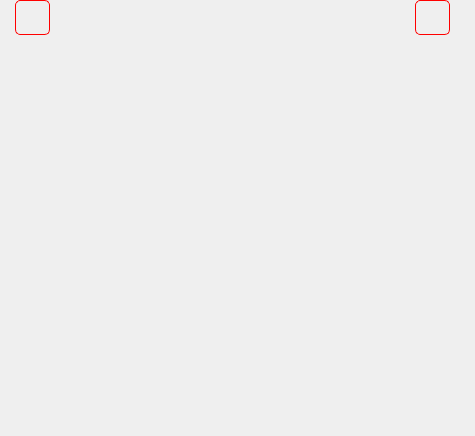
<?xml version="1.0" encoding="UTF-8"?>
<ui version="4.0">
 <class>Bubble</class>
 <widget class="QWidget" name="Bubble">
  <property name="geometry">
   <rect>
    <x>0</x>
    <y>0</y>
    <width>475</width>
    <height>436</height>
   </rect>
  </property>
  <property name="minimumSize">
   <size>
    <width>0</width>
    <height>0</height>
   </size>
  </property>
  <property name="maximumSize">
   <size>
    <width>475</width>
    <height>16777215</height>
   </size>
  </property>
  <property name="windowTitle">
   <string>Form</string>
  </property>
  <layout class="QHBoxLayout" name="horizontalLayout_2">
   <property name="spacing">
    <number>0</number>
   </property>
   <property name="leftMargin">
    <number>15</number>
   </property>
   <property name="topMargin">
    <number>0</number>
   </property>
   <property name="rightMargin">
    <number>15</number>
   </property>
   <property name="bottomMargin">
    <number>0</number>
   </property>
   <item>
    <widget class="QWidget" name="youSendIcon" native="true">
     <property name="minimumSize">
      <size>
       <width>35</width>
       <height>0</height>
      </size>
     </property>
     <property name="maximumSize">
      <size>
       <width>35</width>
       <height>16777215</height>
      </size>
     </property>
     <layout class="QVBoxLayout" name="verticalLayout_4">
      <property name="spacing">
       <number>0</number>
      </property>
      <property name="leftMargin">
       <number>0</number>
      </property>
      <property name="topMargin">
       <number>0</number>
      </property>
      <property name="rightMargin">
       <number>0</number>
      </property>
      <property name="bottomMargin">
       <number>0</number>
      </property>
      <item>
       <widget class="QLabel" name="youHeadIcon">
        <property name="minimumSize">
         <size>
          <width>35</width>
          <height>35</height>
         </size>
        </property>
        <property name="maximumSize">
         <size>
          <width>35</width>
          <height>35</height>
         </size>
        </property>
        <property name="styleSheet">
         <string notr="true">border-radius: 5px;
border: 1px solid red;</string>
        </property>
        <property name="text">
         <string/>
        </property>
       </widget>
      </item>
      <item>
       <spacer name="verticalSpacer_4">
        <property name="orientation">
         <enum>Qt::Vertical</enum>
        </property>
        <property name="sizeHint" stdset="0">
         <size>
          <width>20</width>
          <height>398</height>
         </size>
        </property>
       </spacer>
      </item>
     </layout>
    </widget>
   </item>
   <item>
    <widget class="QWidget" name="youSend" native="true">
     <property name="minimumSize">
      <size>
       <width>15</width>
       <height>0</height>
      </size>
     </property>
     <property name="maximumSize">
      <size>
       <width>15</width>
       <height>16777215</height>
      </size>
     </property>
     <layout class="QVBoxLayout" name="verticalLayout_2">
      <property name="leftMargin">
       <number>0</number>
      </property>
      <property name="topMargin">
       <number>8</number>
      </property>
      <property name="rightMargin">
       <number>0</number>
      </property>
      <property name="bottomMargin">
       <number>0</number>
      </property>
      <item>
       <widget class="TriangleWidget" name="youTriangleWidget" native="true">
        <property name="minimumSize">
         <size>
          <width>15</width>
          <height>20</height>
         </size>
        </property>
        <property name="maximumSize">
         <size>
          <width>15</width>
          <height>20</height>
         </size>
        </property>
        <property name="styleSheet">
         <string notr="true"/>
        </property>
       </widget>
      </item>
      <item>
       <spacer name="verticalSpacer_2">
        <property name="orientation">
         <enum>Qt::Vertical</enum>
        </property>
        <property name="sizeHint" stdset="0">
         <size>
          <width>12</width>
          <height>397</height>
         </size>
        </property>
       </spacer>
      </item>
     </layout>
    </widget>
   </item>
   <item>
    <widget class="QWidget" name="widget" native="true">
     <property name="minimumSize">
      <size>
       <width>335</width>
       <height>0</height>
      </size>
     </property>
     <property name="maximumSize">
      <size>
       <width>335</width>
       <height>16777215</height>
      </size>
     </property>
     <property name="styleSheet">
      <string notr="true"/>
     </property>
     <layout class="QVBoxLayout" name="verticalLayout_5">
      <property name="spacing">
       <number>0</number>
      </property>
      <property name="leftMargin">
       <number>0</number>
      </property>
      <property name="topMargin">
       <number>0</number>
      </property>
      <property name="rightMargin">
       <number>0</number>
      </property>
      <property name="bottomMargin">
       <number>0</number>
      </property>
      <item>
       <widget class="MessageWidget" name="messageWidget" native="true">
        <property name="minimumSize">
         <size>
          <width>325</width>
          <height>100</height>
         </size>
        </property>
       </widget>
      </item>
      <item>
       <spacer name="verticalSpacer_5">
        <property name="orientation">
         <enum>Qt::Vertical</enum>
        </property>
        <property name="sizeHint" stdset="0">
         <size>
          <width>20</width>
          <height>40</height>
         </size>
        </property>
       </spacer>
      </item>
     </layout>
    </widget>
   </item>
   <item>
    <widget class="QWidget" name="mySend" native="true">
     <property name="minimumSize">
      <size>
       <width>15</width>
       <height>0</height>
      </size>
     </property>
     <property name="maximumSize">
      <size>
       <width>15</width>
       <height>16777215</height>
      </size>
     </property>
     <layout class="QVBoxLayout" name="verticalLayout">
      <property name="spacing">
       <number>0</number>
      </property>
      <property name="leftMargin">
       <number>0</number>
      </property>
      <property name="topMargin">
       <number>2</number>
      </property>
      <property name="rightMargin">
       <number>0</number>
      </property>
      <property name="bottomMargin">
       <number>0</number>
      </property>
      <item>
       <widget class="TriangleWidget" name="myTriangleWidget" native="true">
        <property name="minimumSize">
         <size>
          <width>15</width>
          <height>20</height>
         </size>
        </property>
        <property name="maximumSize">
         <size>
          <width>15</width>
          <height>20</height>
         </size>
        </property>
       </widget>
      </item>
      <item>
       <spacer name="verticalSpacer">
        <property name="orientation">
         <enum>Qt::Vertical</enum>
        </property>
        <property name="sizeHint" stdset="0">
         <size>
          <width>20</width>
          <height>40</height>
         </size>
        </property>
       </spacer>
      </item>
     </layout>
    </widget>
   </item>
   <item>
    <widget class="QWidget" name="mySendIcon" native="true">
     <property name="minimumSize">
      <size>
       <width>35</width>
       <height>0</height>
      </size>
     </property>
     <property name="maximumSize">
      <size>
       <width>35</width>
       <height>16777215</height>
      </size>
     </property>
     <layout class="QVBoxLayout" name="verticalLayout_3">
      <property name="spacing">
       <number>0</number>
      </property>
      <property name="leftMargin">
       <number>0</number>
      </property>
      <property name="topMargin">
       <number>0</number>
      </property>
      <property name="rightMargin">
       <number>0</number>
      </property>
      <property name="bottomMargin">
       <number>0</number>
      </property>
      <item>
       <widget class="QLabel" name="myHeadIcon">
        <property name="minimumSize">
         <size>
          <width>35</width>
          <height>35</height>
         </size>
        </property>
        <property name="maximumSize">
         <size>
          <width>35</width>
          <height>35</height>
         </size>
        </property>
        <property name="styleSheet">
         <string notr="true">border-radius: 5px;
border: 1px solid red;</string>
        </property>
        <property name="text">
         <string/>
        </property>
       </widget>
      </item>
      <item>
       <spacer name="verticalSpacer_3">
        <property name="orientation">
         <enum>Qt::Vertical</enum>
        </property>
        <property name="sizeHint" stdset="0">
         <size>
          <width>20</width>
          <height>40</height>
         </size>
        </property>
       </spacer>
      </item>
     </layout>
    </widget>
   </item>
   <item>
    <spacer name="horizontalSpacer_2">
     <property name="orientation">
      <enum>Qt::Horizontal</enum>
     </property>
     <property name="sizeHint" stdset="0">
      <size>
       <width>40</width>
       <height>20</height>
      </size>
     </property>
    </spacer>
   </item>
  </layout>
 </widget>
 <customwidgets>
  <customwidget>
   <class>TriangleWidget</class>
   <extends>QWidget</extends>
   <header>trianglewidget.h</header>
   <container>1</container>
  </customwidget>
  <customwidget>
   <class>MessageWidget</class>
   <extends>QWidget</extends>
   <header>messagewidget.h</header>
   <container>1</container>
  </customwidget>
 </customwidgets>
 <resources/>
 <connections/>
</ui>
